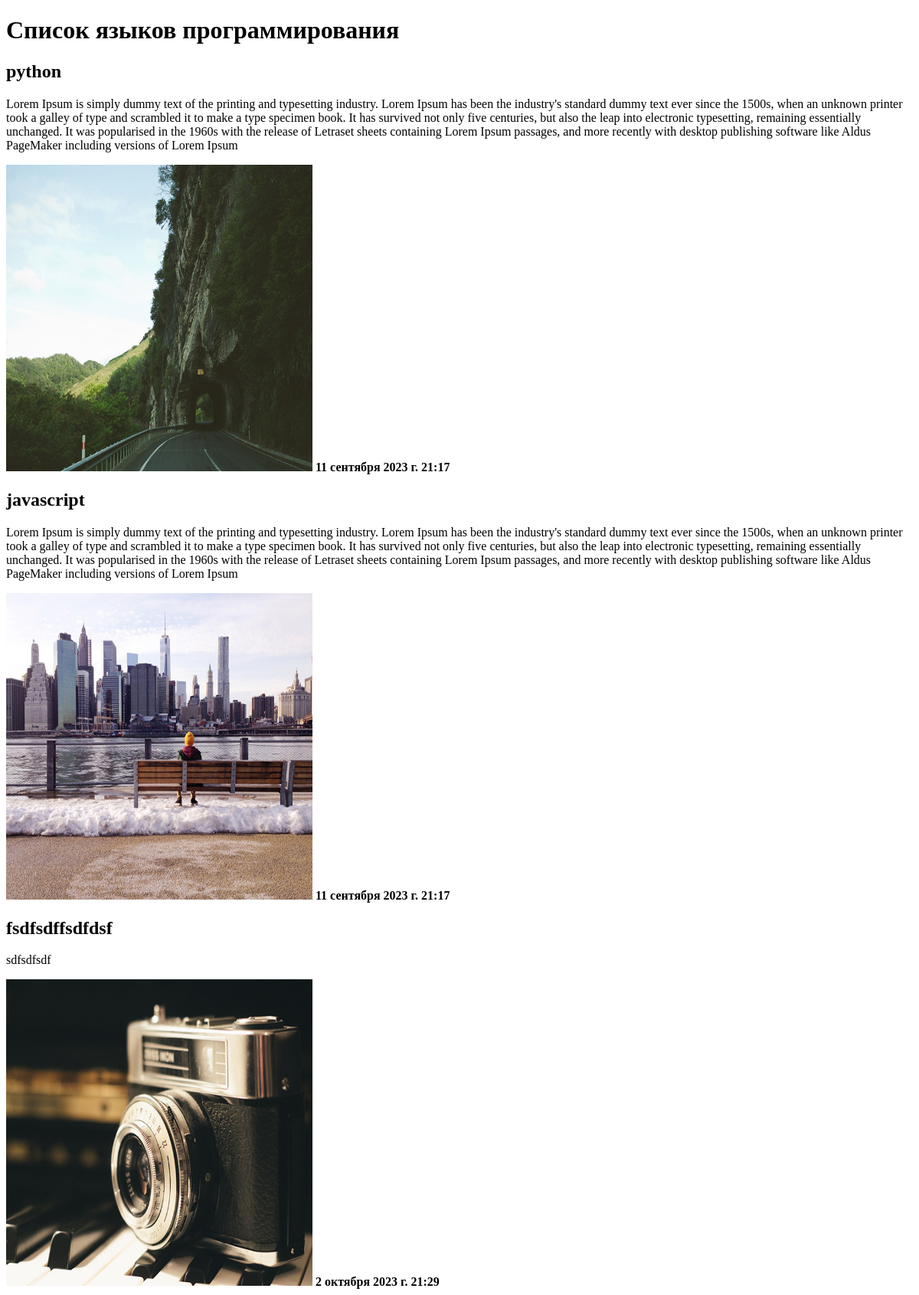
Screenshot of /programm_lang/ with the database file from the repository.
### blog/models.py (models this page shows, shortened)
class ProgramLang(models.Model):
    title = models.CharField(max_length=50)
    description = models.TextField()
    image = models.ImageField(upload_to="")
    created_at = models.DateTimeField(auto_now_add=True)

### blog/views.py (the view)
# urls.py: path("programm_lang/", views.program_lang_view, name="programm_lang"),
def program_lang_view(request):
    lang = models.ProgramLang.objects.all()
    return render(request, "blog.html", {"lang_key": lang})

### templates/blog.html (shortened to what this page needs)
{% load static %}
<!DOCTYPE html>
<html lang="en">
<head>
    <link rel="stylesheet" href="{% static 'css/style.css' %}">
</head>
<body>
<h1>Список языков программирования</h1>
{% for i in lang_key %}
    <h2>{{i.title}}</h2>
    <p>{{i.description}}</p>
    <img src="{{i.image.url}}" alt="image_programm lang" width="400" height="400">
    <b>{{i.created_at}}</b>
{% endfor %}
</body>
</html>

### rows the page displays
ProgramLang: title "python", description "Lorem Ipsum is simply dummy text of the printing and typesetting industry. Lorem Ipsum has been the industry's standard dummy text ever since the 1500s, when an unknown printer took a galley of type and scrambled it to make a type specimen book. It has survived not only five centuries, but also the leap into electronic typesetting, remaining essentially unchanged. It was popularised in the 1960s with the release of Letraset sheets containing Lorem Ipsum passages, and more recently with desktop publishing software like Aldus PageMaker including versions of Lorem Ipsum", image (picture), created_at "11 сентября 2023 г. 21:17"
ProgramLang: title "javascript", description "Lorem Ipsum is simply dummy text of the printing and typesetting industry. Lorem Ipsum has been the industry's standard dummy text ever since the 1500s, when an unknown printer took a galley of type and scrambled it to make a type specimen book. It has survived not only five centuries, but also the leap into electronic typesetting, remaining essentially unchanged. It was popularised in the 1960s with the release of Letraset sheets containing Lorem Ipsum passages, and more recently with desktop publishing software like Aldus PageMaker including versions of Lorem Ipsum", image (picture), created_at "11 сентября 2023 г. 21:17"
ProgramLang: title "fsdfsdffsdfdsf", description "sdfsdfsdf", image (picture), created_at "2 октября 2023 г. 21:29"
